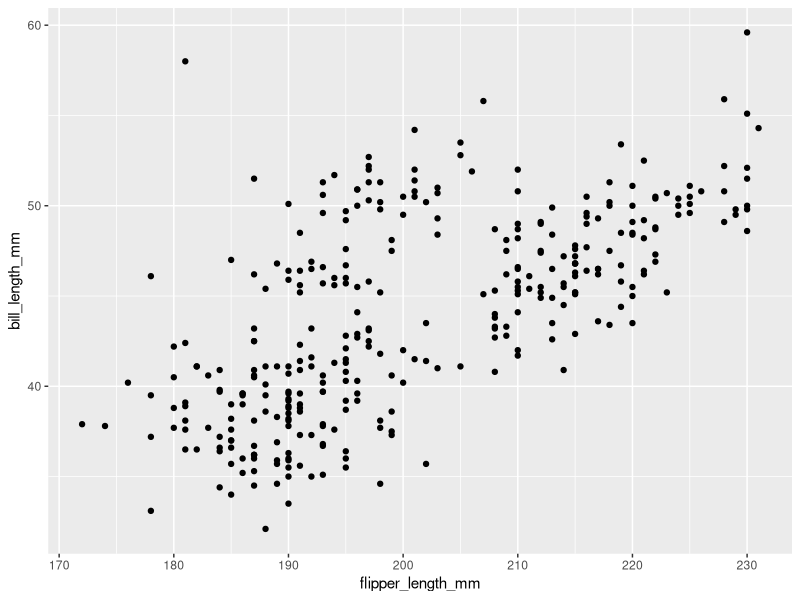
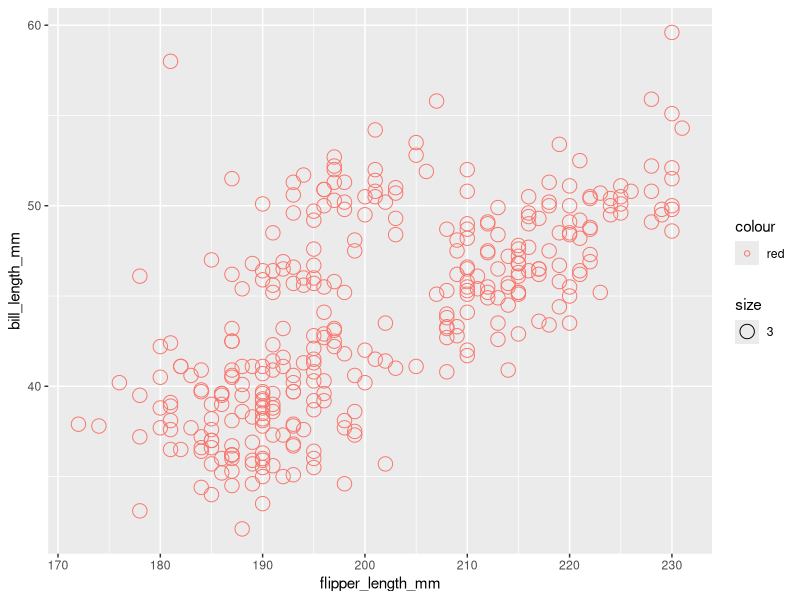
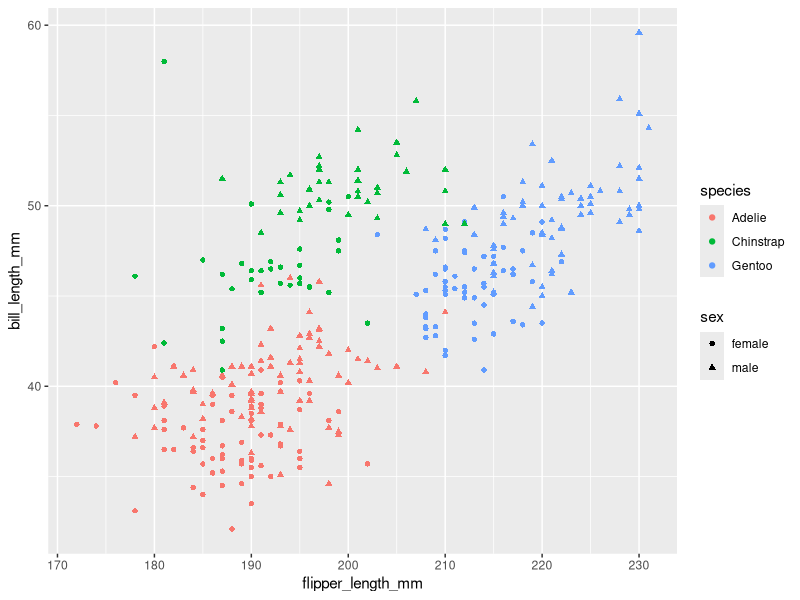
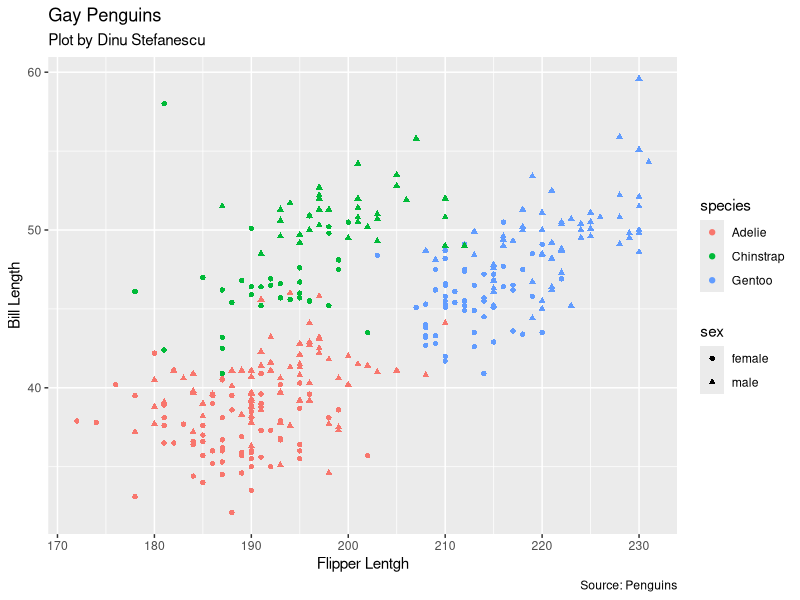
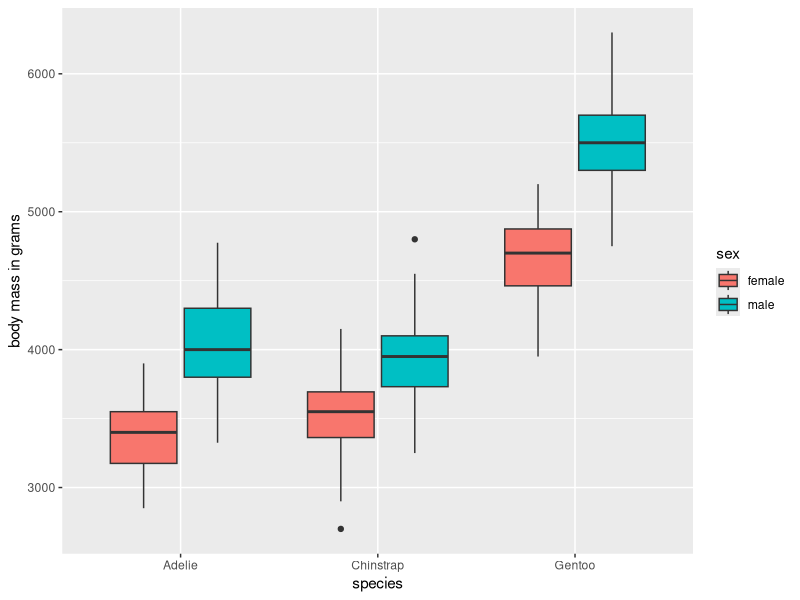

Recreate these plots in R, in order.
## ---- chunk 1
library(palmerpenguins)
## ---- chunk 2

data("penguins")

## ---- chunk 3
summary(penguins)
## ---- chunk 4
?penguins
## ---- chunk 5
library(tidyverse)
penguins <- penguins %>% na.omit
summary(penguins)
## ---- chunk 6
 ggplot() +
  geom_point(data = penguins, aes (x = flipper_length_mm, y = bill_length_mm)) 
## ---- chunk 7
ggplot() +
  geom_point(data = penguins, aes (x = flipper_length_mm, y = bill_length_mm, color = "red", size= 3), shape = 1)
## ---- chunk 8
ggplot() +
  geom_point(data = penguins, aes (x = flipper_length_mm, y = bill_length_mm, shape = sex, color = species))
## ---- chunk 9
ggplot() +
  geom_point(data = penguins, aes (x = flipper_length_mm, y = bill_length_mm, shape = sex, color = species)) + labs(title = "Gay Penguins", subtitle = "Plot by Dinu Stefanescu", caption = "Source: Penguins", x = "Flipper Lentgh", y = "Bill Length")
## ---- chunk 10
ggplot() +
  geom_boxplot(data = penguins, aes(x = species, y = body_mass_g, fill = sex)) + labs(y = "body mass in grams")

## ---- chunk 11
# Here your code
